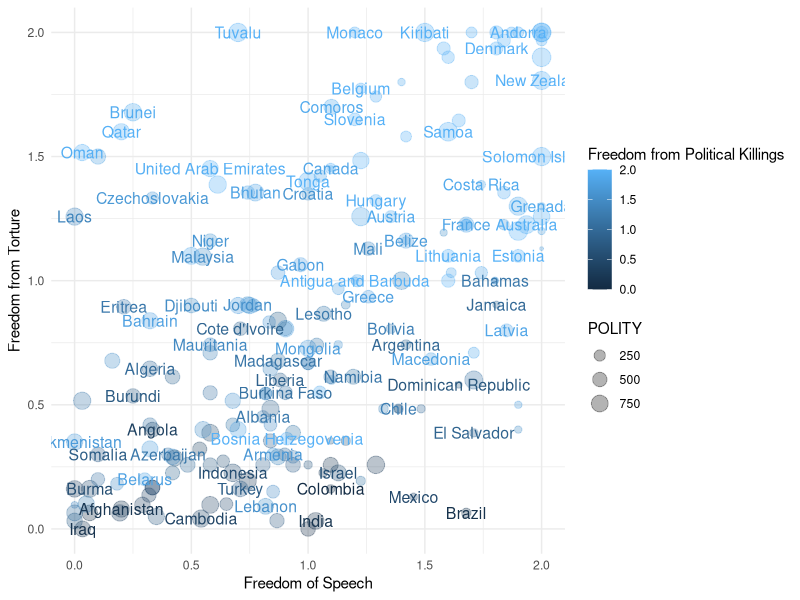

Write the R code that produced this figure.
## ---- chunk 1
## Defaults for R chunks
knitr::opts_chunk$set(echo = TRUE, ## echo = TRUE means code will show
                      warning=FALSE, ## supress warnings and messages from R
                      message=FALSE,
                      fig.path='Figs/', ## where to save figures
                      fig.height = 3, ## default figure size (can differ in each chunk)
                      fig.width = 3)

## Add any R packages you require. 
## Here are some we will use in 811:
requires <- c("tidyverse", ## tidyverse includes dplyr and ggplot2
              "magrittr",
              "foreign",
              "readstata13",
              "here")

## Install any you don't have
to_install <- c(requires %in% rownames(installed.packages()) == FALSE)
install.packages(c(requires[to_install], "NA"), repos = "https://cloud.r-project.org/" )

## Load all required R packages
library(tidyverse)
library(ggplot2); theme_set(theme_minimal())
library(magrittr)
library(here)

#Upload dataset
CIRI <- read.csv("dataset/CIRI.csv", header = TRUE, stringsAsFactors = TRUE)
## ---- chunk 2
CIRI %<>% 
  mutate(KILL = ifelse(KILL %in% c(-999,-77,-66), NA, KILL)) %>%
  mutate(TORT = ifelse(TORT %in% c(-999,-77,-66), NA, TORT)) %>%
  mutate(SPEECH = ifelse(SPEECH %in% c(-999,-77,-66), NA, SPEECH))
## ---- chunk 3
d  <- CIRI 

d %<>% 
  group_by(CTRY)%>%  
  mutate(mean_KILL = mean(KILL, na.rm = T),
         mean_TORT = mean(TORT, na.rm = T),
         mean_SPEECH = mean(SPEECH, na.rm = T) )

glimpse(d)

d1 <- d %>% 
  select(CTRY, POLITY, mean_KILL, mean_TORT, mean_SPEECH) %>% 
  distinct() 

glimpse(d1)
## ---- chunk 4
d1 %>%
  ggplot() + 
  aes(x = mean_SPEECH, 
      y = mean_TORT, 
      color = mean_KILL, 
      size = POLITY, 
      label = CTRY) + 
  geom_point(alpha = .3) + 
  geom_text(check_overlap = T, 
            size = 4)+
  labs(x = "Freedom of Speech",
       y = "Freedom from Torture",
       color = "Freedom from Political Killings")
